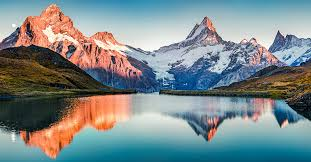
#> input picture SextoEjercicio/imagen2.jpg, 311 x 162 px
$ jupyter execute conectividad.ipynb
#> lines starting #> are read from the running program, lines starting #| are printed output that depends on the picture; after the words box and inside, x2 and y2 are one past the last pixel; in counts of white or black regions, pixels touching at a corner belong together
regiones y fronteras

[cell 1]
import cv2
import numpy as np
import matplotlib.pyplot as plt
img=cv2.imread('imagen2.jpg')
#> img is the input picture: shape (162, 311, 3); mean B, G, R 138.1, 136.2, 123.3
gray=cv2.cvtColor(img,cv2.COLOR_BGR2GRAY)
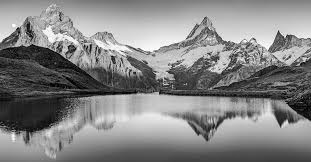
#> gray: shape (162, 311); min 0, max 254, mean 132.6
#combino tecnicas para mejorar la tecnica
blur=cv2.GaussianBlur(gray,(7,7),0)
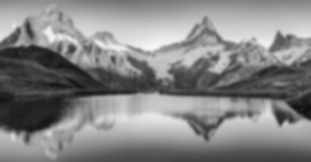
#> blur: shape (162, 311); min 15, max 246, mean 132.6
_,binary=cv2.threshold(blur,0,255,cv2.THRESH_BINARY+cv2.THRESH_OTSU)
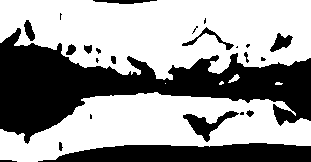
#> binary: shape (162, 311); 60.6% white; 24 black regions (10 under 20 px)
#encontramos las regiones
num_l,label=cv2.connectedComponents(binary)
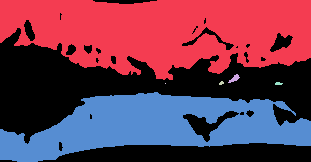
#> label: shape (162, 311) int32; 7 distinct labels, from 0 to 6; one colour per label, 0 black
#> num_l = 7
#identificamos por colores
color=np.random.randint(0,255,size=(num_l,3),dtype=np.uint8)
#> color = [[172, 10, 127], [140, 47, 170], [196, 151, 117], [166, 22, 183], [192, 204, 33], [216, 67, 179], [78, 154, 251]]
#fondo negro
color[0]=[0,0,0]
colorear=color[label]
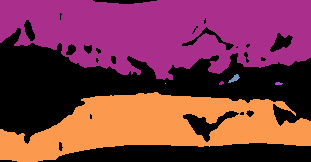
#> colorear: shape (162, 311, 3); mean of channels 0, 1, 2 69.7, 54.7, 122.7; drawn as B, G, R
#encontrar fronteras
contorno,_=cv2.findContours(binary,cv2.RETR_EXTERNAL,cv2.CHAIN_APPROX_SIMPLE)
#> contorno = 6 contours, 3 with area under 20; largest, box (x1, y1, x2, y2) and area: (0, 0, 311, 80) 18528, (0, 92, 311, 162) 12574, (228, 74, 240, 83) 36
contorno_fin=cv2.drawContours(np.zeros_like(gray),contorno,-1,255,2)
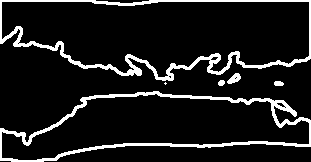
#> contorno_fin: shape (162, 311); 10.6% white; 6 white regions (1 under 20 px), largest, box (x1, y1, x2, y2) and area: (0, 0, 311, 81) 2660, (0, 91, 311, 162) 2490, (227, 73, 241, 84) 90, (274, 81, 284, 86) 43, (218, 80, 225, 86) 34

plt.figure(figsize=(15,5))
plt.subplot(1,3,1)
plt.imshow(cv2.cvtColor(img,cv2.COLOR_BGR2RGB))
plt.subplot(1,3,2)
plt.imshow(colorear)
plt.subplot(1,3,3)
plt.imshow(contorno_fin,cmap='gray')
plt.show()
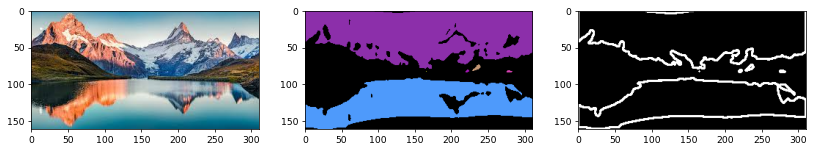
#> figure drawn by matplotlib, 3 panels

Conteos

[cell 2]
import cv2
import numpy as np
import matplotlib.pyplot as plt
from skimage import measure

def contar_elementos(img):
    gray=cv2.cvtColor(img,cv2.COLOR_BGR2GRAY)
    _,binary=cv2.threshold(gray,127,255,cv2.THRESH_BINARY)
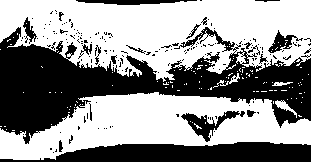
#> binary: shape (162, 311); 57.7% white; 173 black regions (153 under 20 px), largest, box (x1, y1, x2, y2) and area: (0, 27, 311, 144) 14473, (0, 142, 311, 162) 4405, (181, 111, 245, 142) 613

    e_img=measure.label(binary,connectivity=2)#2=conectividad es 4, 1=conectividad es 8
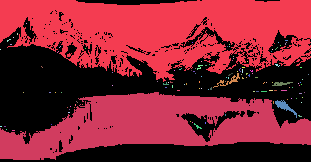
#> e_img: shape (162, 311) int64; 125 distinct labels, from 0 to 124; one colour per label, 0 black
    num_adj=np.max(e_img)
#> num_adj = 124
    return num_adj

imagen=cv2.imread('imagen2.jpg')
conteo=contar_elementos(imagen)
#> conteo = 124
plt.imshow(cv2.cvtColor(imagen,cv2.COLOR_BGR2RGB))
plt.title(f'Numero de obj: {conteo}')
plt.show()

[cell 3]
import cv2
import numpy as np
import matplotlib.pyplot as plt
img=cv2.imread('imagen2.jpg')
gray=cv2.cvtColor(img,cv2.COLOR_BGR2GRAY)
def contar_elementos(img):
    gray=cv2.cvtColor(img,cv2.COLOR_BGR2GRAY)
    _,binary=cv2.threshold(gray,127,255,cv2.THRESH_BINARY)

    e_img=measure.label(binary,connectivity=2)#2=conectividad es 4, 1=conectividad es 8
    num_adj=np.max(e_img)
    return num_adj

#combino tecnicas para mejorar la tecnica
blur=cv2.GaussianBlur(gray,(7,7),0)
_,binary=cv2.threshold(blur,0,255,cv2.THRESH_BINARY+cv2.THRESH_OTSU)
#encontramos las regiones
num_l,label=cv2.connectedComponents(binary)
#identificamos por colores
color=np.random.randint(0,255,size=(num_l,3),dtype=np.uint8)
#> color = [[195, 118, 125], [139, 103, 125], [229, 216, 9], [164, 116, 108], [211, 222, 161], [159, 21, 81], [89, 165, 242]]
#fondo negro
color[0]=[0,0,0]
colorear=color[label]
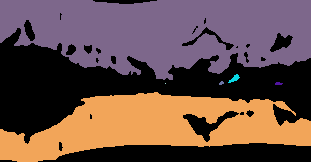
#> colorear: shape (162, 311, 3); mean of channels 0, 1, 2 72.1, 77.6, 104.2; drawn as B, G, R
contarcolor=num_l-1
#> contarcolor = 6
texto = []

for i in range(1, num_l):
    pixeles = np.sum(label == i)
    col = tuple(color[i])
    texto.append(f'{col}: {pixeles}px')
#> this loop made 6 passes
#> (pixeles, col) on passes 1 to 6: (18127, (139, 103, 125)), (49, (229, 216, 9)), (14, (164, 116, 108)), (1, (211, 222, 161)), (19, (159, 21, 81)), (12309, (89, 165, 242))
#> after the loop, texto = ['(139, 103, 125): 18127px', '(229, 216, 9): 49px', '(164, 116, 108): 14px', '(211, 222, 161): 1px', '(159, 21, 81): 19px', '(89, 165, 242): 12309px']

texto = "\n".join(texto)
#encontrar fronteras
contorno,_=cv2.findContours(binary,cv2.RETR_EXTERNAL,cv2.CHAIN_APPROX_SIMPLE)
contorno_fin=cv2.drawContours(np.zeros_like(gray),contorno,-1,255,2)
num_contornos = len(contorno)
#> num_contornos = 6

conteo=contar_elementos(img)
#> in contar_elementos, `num_adj=np.max(e_img)`: num_adj = 124
plt.figure(figsize=(15,5))
plt.subplot(1,3,1)
plt.imshow(cv2.cvtColor(img,cv2.COLOR_BGR2RGB))
plt.title(f'Numero de objetos: {conteo}')
plt.subplot(1,3,2)
plt.imshow(colorear)
plt.title(f'Numero de regiones: {contarcolor}')
plt.subplot(1,3,3)
plt.imshow(contorno_fin,cmap='gray')
plt.title(f'Numero de contornos: {num_contornos}')
plt.show()
print(f'Regiones: \n {texto}')
#| Regiones:
#|  (139, 103, 125): 18127px
#| (229, 216, 9): 49px
#| (164, 116, 108): 14px
#| (211, 222, 161): 1px
#| (159, 21, 81): 19px
#| (89, 165, 242): 12309px
